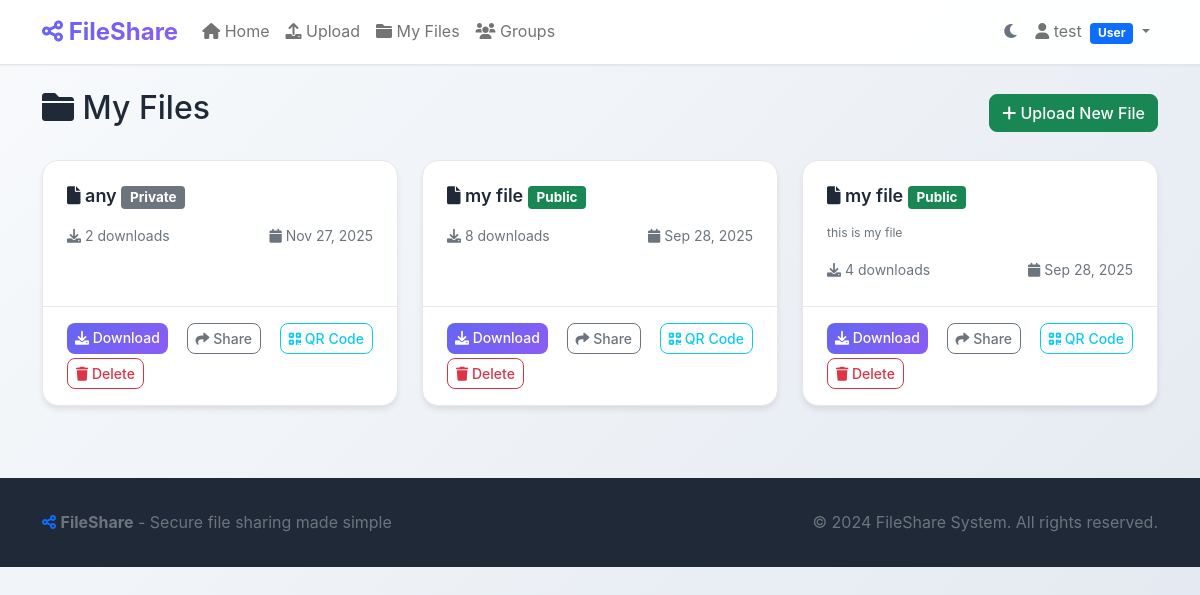
/my-files/ (signed in), run on the app's committed database.
### files/models.py (models this page shows, shortened)
class UserProfile(models.Model):
    ROLE_CHOICES = [
        ('user', 'User'),
        ('manager', 'Manager'),
        ('admin', 'Admin'),
    ]
    user = models.OneToOneField(User, on_delete=models.CASCADE)
    role = models.CharField(max_length=10, choices=ROLE_CHOICES, default='user')
    created_at = models.DateTimeField(auto_now_add=True)
    updated_at = models.DateTimeField(auto_now=True)
    def is_manager(self):
        return self.role in ['manager', 'admin']
    def can_view_all_files(self):
        return self.role in ['manager', 'admin']

class SharedFile(models.Model):
    title = models.CharField(max_length=200)
    description = models.TextField(blank=True, null=True)
    file = models.FileField(upload_to=upload_to)
    uploaded_by = models.ForeignKey(User, on_delete=models.CASCADE)
    upload_date = models.DateTimeField(auto_now_add=True)
    download_count = models.PositiveIntegerField(default=0)
    is_public = models.BooleanField(default=False)  # Changed default to False
    share_code = models.CharField(max_length=10, unique=True, blank=True)
    allowed_users = models.ManyToManyField(User, related_name='shared_files', blank=True)
    allowed_groups = models.ManyToManyField(Group, related_name='shared_files', blank=True)
    class Meta:
        ordering = ['-upload_date']

### files/views.py (the view)
# urls.py: path('my-files/', views.my_files, name='my_files'),
@login_required
def my_files(request):
    profile, created = UserProfile.objects.get_or_create(user=request.user)
    if profile.can_view_all_files():
        files = SharedFile.objects.all()
    else:
        files = SharedFile.objects.filter(
            Q(uploaded_by=request.user) |
            Q(is_public=True) |
            Q(allowed_users=request.user) |
            Q(allowed_groups__members=request.user)
        ).distinct()
    return render(request, 'files/my_files.html', {'files': files})

### templates/files/my_files.html (shortened to what this page needs)
{% extends 'files/base.html' %}
{% block content %}
<div class="row">
    <div class="col-12">
        <div class="d-flex justify-content-between align-items-center mb-4">
            <h2>
                <i class="fas fa-folder"></i> My Files
            </h2>
            <a href="{% url 'upload' %}" class="btn btn-success">
                <i class="fas fa-plus"></i> Upload New File
            </a>
        </div>
        {% if files %}
            <div class="row">
                {% for file in files %}
                <div class="col-md-6 col-lg-4 mb-4">
                    <div class="card file-card h-100">
                        <div class="card-body">
                            <h5 class="card-title">
                                <i class="fas fa-file"></i> {{ file.title }}
                                {% if file.is_public %}
                                    <span class="badge bg-success">Public</span>
                                {% else %}
                                    <span class="badge bg-secondary">Private</span>
                                {% endif %}
                            </h5>
                            <p class="card-text text-muted">
                                <small>{{ file.description|truncatechars:100 }}</small>
                            </p>
                            <div class="d-flex justify-content-between align-items-center">
                                <small class="text-muted">
                                    <i class="fas fa-download"></i> {{ file.download_count }} downloads
                                </small>
                                <small class="text-muted">
                                    <i class="fas fa-calendar"></i> {{ file.upload_date|date:"M d, Y" }}
                                </small>
                            </div>
                        </div>
                        <div class="card-footer bg-transparent">
                            <div class="d-flex justify-content-between flex-wrap gap-1">
                                <a href="{% url 'download' file.id %}" class="btn btn-primary btn-sm">
                                    <i class="fas fa-download"></i> Download
                                </a>
                                <a href="{% url 'view_share' file.share_code %}" class="btn btn-outline-secondary btn-sm">
                                    <i class="fas fa-share"></i> Share
                                </a>
                                <a href="{% url 'view_share' file.share_code %}" class="btn btn-outline-info btn-sm">
                                    <i class="fas fa-qrcode"></i> QR Code
                                </a>
                                <a href="{% url 'delete' file.id %}" class="btn btn-outline-danger btn-sm"
                                   onclick="return confirm('Are you sure you want to delete this file?')">
                                    <i class="fas fa-trash"></i> Delete
                                </a>
                            </div>
                        </div>
                    </div>
                </div>
                {% endfor %}
            </div>
        {% endif %}
    </div>
</div>
{% endblock %}

### templates/files/base.html (shortened to what this page needs)
<!DOCTYPE html>
<html lang="en">
<head>
    <link href="https://cdn.jsdelivr.net/npm/bootstrap@5.1.3/dist/css/bootstrap.min.css" rel="stylesheet">
    <link href="https://cdnjs.cloudflare.com/ajax/libs/font-awesome/6.0.0/css/all.min.css" rel="stylesheet">
</head>
<body>
    {% block navbar %}
    <nav class="navbar navbar-expand-lg navbar-light">
        <div class="container">
            <a class="navbar-brand" href="{% url 'home' %}">
                <i class="fas fa-share-alt"></i> FileShare
            </a>
            <div class="collapse navbar-collapse" id="navbarNav">
                <ul class="navbar-nav me-auto">
                    <li class="nav-item">
                        <a class="nav-link fw-semibold" href="{% url 'home' %}">
                            <i class="fas fa-home"></i> Home
                        </a>
                    </li>
                    {% if user.is_authenticated %}
                    <li class="nav-item">
                        <a class="nav-link fw-semibold" href="{% url 'upload' %}">
                            <i class="fas fa-upload"></i> Upload
                        </a>
                    </li>
                    <li class="nav-item">
                        <a class="nav-link fw-semibold" href="{% url 'my_files' %}">
                            <i class="fas fa-folder"></i> My Files
                        </a>
                    </li>
                    <li class="nav-item">
                        <a class="nav-link fw-semibold" href="{% url 'groups_list' %}">
                            <i class="fas fa-users"></i> Groups
                        </a>
                    </li>
                    {% endif %}
                </ul>
                <ul class="navbar-nav">
                    <li class="nav-item">
                        <button class="btn btn-link nav-link theme-toggle" onclick="toggleTheme()" title="Toggle Dark Mode">
                            <i class="fas fa-moon" id="theme-icon"></i>
                        </button>
                    </li>
                    {% if user.is_authenticated %}
                    <li class="nav-item dropdown">
                        <a class="nav-link dropdown-toggle fw-semibold" href="#" id="navbarDropdown" role="button" data-bs-toggle="dropdown">
                            <i class="fas fa-user"></i> {{ user.username }}
                            {% if user.userprofile.role %}
                            <span class="badge bg-{% if user.userprofile.role == 'admin' %}danger{% elif user.userprofile.role == 'manager' %}warning{% else %}primary{% endif %} ms-1">
                                {{ user.userprofile.get_role_display }}
                            </span>
                            {% endif %}
                        </a>
                    </li>
                    {% endif %}
                </ul>
            </div>
        </div>
    </nav>
    {% endblock %}
    <main class="{% block main_class %}container mt-4{% endblock %}">
        {% block content %}
        {% endblock %}
    </main>
    {% block footer %}
    <footer class="mt-5">
        <div class="container">
            <div class="row align-items-center">
                <div class="col-md-6">
                    <p class="mb-0 text-muted">
                        <i class="fas fa-share-alt text-primary"></i>
                        <strong>FileShare</strong> - Secure file sharing made simple
                    </p>
                </div>
                <div class="col-md-6 text-md-end">
                    <p class="mb-0 text-muted">
                        &copy; 2024 FileShare System. All rights reserved.
                    </p>
                </div>
            </div>
        </div>
    </footer>
    {% endblock %}
</body>
</html>

### templates/files/base.html (style rules this page uses)
:root { --primary-color: #6366f1; --secondary-color: #8b5cf6; --accent-color: #06b6d4; --success-color: #10b981; --warning-color: #f59e0b; --danger-color: #ef4444; --dark-color: #1f2937; --light-color: #f8fafc; --gradient-primary: linear-gradient(135deg, #6366f1 0%, #8b5cf6 100%); --gradient-secondary: linear-gradient(135deg, #06b6d4 0%, #3b82f6 100%); --shadow-sm: 0 1px 2px 0 rgb(0 0 0 / 0.05); --shadow-md: 0 4px 6px -1px rgb(0 0 0 / 0.1); --shadow-lg: 0 10px 15px -3px rgb(0 0 0 / 0.1); --shadow-xl: 0 20px 25px -5px rgb(0 0 0 / 0.1); }
body { font-family: 'Inter', -apple-system, BlinkMacSystemFont, 'Segoe UI', Roboto, sans-serif; line-height: 1.6; color: var(--dark-color); background: linear-gradient(135deg, #f8fafc 0%, #e2e8f0 100%); min-height: 100vh; }
.navbar { background: rgba(255, 255, 255, 0.95) !important; backdrop-filter: blur(10px); border-bottom: 1px solid rgba(0, 0, 0, 0.1); box-shadow: var(--shadow-sm); z-index: 1050; position: relative; }
.navbar-brand { font-weight: 700; font-size: 1.5rem; background: var(--gradient-primary); -webkit-background-clip: text; -webkit-text-fill-color: transparent; background-clip: text; }
.file-card { background: white; border-radius: 1rem; box-shadow: var(--shadow-md); transition: all 0.3s ease; border: 1px solid #e5e7eb; overflow: hidden; height: 100%; }
.file-card .card-body { padding: 1.5rem; }
.file-card .card-title { font-size: 1.125rem; font-weight: 600; margin-bottom: 0.75rem; color: var(--dark-color); }
.file-card .card-text { color: #6b7280; font-size: 0.875rem; margin-bottom: 1rem; }
.file-card .card-footer { background: #f8fafc; border-top: 1px solid #e5e7eb; padding: 1rem 1.5rem; }
.btn { border-radius: 0.5rem; font-weight: 500; transition: all 0.3s ease; }
.btn-primary { background: var(--gradient-primary); border: none; }
footer { background: var(--dark-color); color: white; padding: 2rem 0; }
.theme-toggle { border: none !important; background: none !important; color: #6b7280 !important; transition: all 0.3s ease; border-radius: 0.5rem; padding: 0.5rem; }

### data on the page
SharedFile: title "any", is_public "Private", download_count "2", upload_date "Nov 27, 2025"
SharedFile: title "my file", is_public "Public", download_count "8", upload_date "Sep 28, 2025"
SharedFile: title "my file", is_public "Public", description "this is my file", download_count "4", upload_date "Sep 28, 2025"

### other printed values
{{ user.username }} "test"
{{ user.userprofile.get_role_display }} "User"
